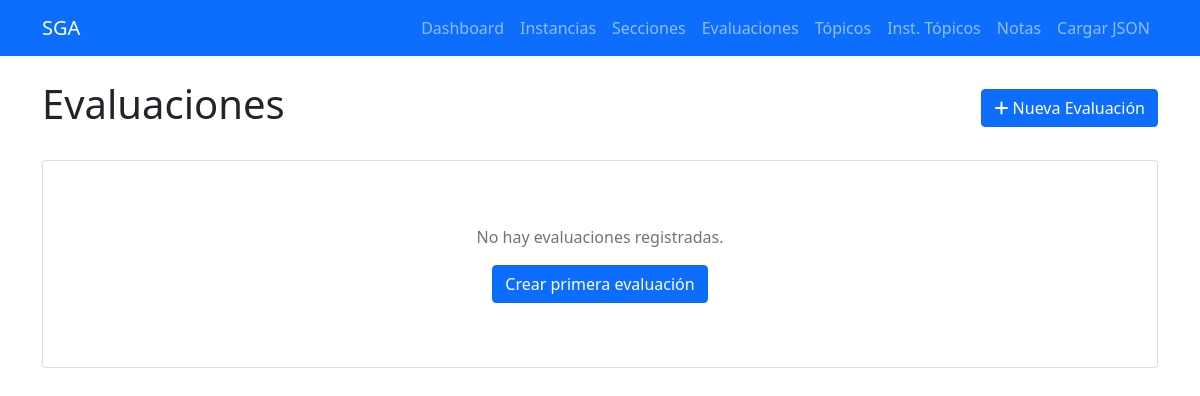
The app's page /evaluaciones, older data.
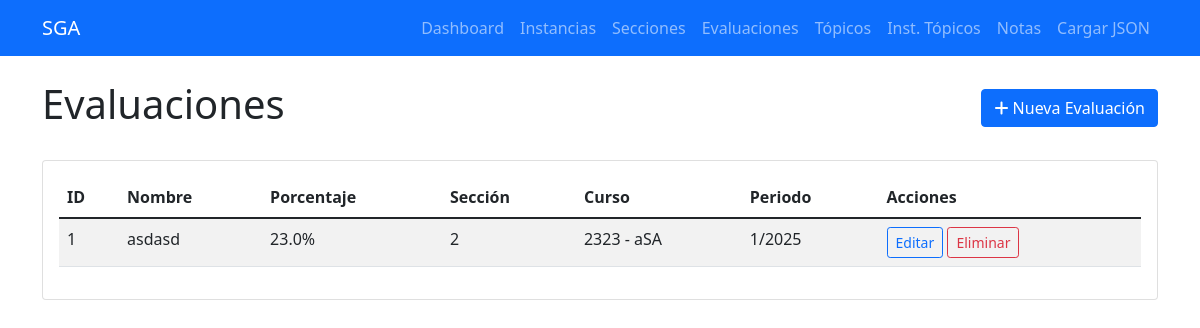
The same page, newer data.
### tables this page shows
CREATE TABLE evaluaciones (
            id INTEGER PRIMARY KEY AUTOINCREMENT,
            nombre TEXT NOT NULL,
            porcentaje REAL NOT NULL,
            seccion_id INTEGER NOT NULL,
            created_at TIMESTAMP DEFAULT CURRENT_TIMESTAMP,
            FOREIGN KEY (seccion_id) REFERENCES secciones (id) ON DELETE CASCADE
        );

CREATE TABLE cursos (
            id INTEGER PRIMARY KEY AUTOINCREMENT,
            codigo TEXT UNIQUE NOT NULL,
            nombre TEXT NOT NULL,
            requisitos TEXT,
            created_at TIMESTAMP DEFAULT CURRENT_TIMESTAMP
        );

CREATE TABLE instancias_curso (
            id INTEGER PRIMARY KEY AUTOINCREMENT,
            semestre INTEGER NOT NULL,
            anio INTEGER NOT NULL,
            curso_id INTEGER NOT NULL,
            created_at TIMESTAMP DEFAULT CURRENT_TIMESTAMP,
            FOREIGN KEY (curso_id) REFERENCES cursos (id) ON DELETE CASCADE
        );

### routes/evaluacion_routes.py (the view)
@evaluacion_bp.route('/evaluaciones')
def listar_evaluaciones():
    evaluaciones = Evaluacion.obtener_todos()
    return render_template('evaluaciones/listar.html', evaluaciones=evaluaciones)

### db/database.py (called while the page is built)
def get_connection():
    return sqlite3.connect(DATABASE_PATH)

def execute_query(query, params=None):
    conn = get_connection()
    cursor = conn.cursor()
    if params:
        cursor.execute(query, params)
    else:
        cursor.execute(query)
    if query.strip().upper().startswith('SELECT'):
        results = cursor.fetchall()
    else:
        conn.commit()
        results = cursor.lastrowid
    conn.close()
    return results

### templates/evaluaciones/listar.html (shortened to what this page needs)
{% extends "base.html" %}
{% block content %}
<div class="d-flex justify-content-between align-items-center mb-4">
    <h1>Evaluaciones</h1>
    <a href="{{ url_for('evaluacion.crear_evaluacion') }}" class="btn btn-primary">
        <i class="fas fa-plus"></i> Nueva Evaluación
    </a>
</div>
<div class="card">
    <div class="card-body">
        {% if evaluaciones %}
            <div class="table-responsive">
                <table class="table table-striped">
                    <thead>
                        <tr>
                            <th>ID</th>
                            <th>Nombre</th>
                            <th>Porcentaje</th>
                            <th>Sección</th>
                            <th>Curso</th>
                            <th>Periodo</th>
                            <th>Acciones</th>
                        </tr>
                    </thead>
                    <tbody>
                        {% for evaluacion in evaluaciones %}
                        <tr>
                            <td>{{ evaluacion.id }}</td>
                            <td>{{ evaluacion.nombre }}</td>
                            <td>{{ evaluacion.porcentaje }}%</td>
                            <td>{{ evaluacion.seccion_numero }}</td>
                            <td>{{ evaluacion.curso_codigo }} - {{ evaluacion.curso_nombre }}</td>
                            <td>{{ evaluacion.semestre }}/{{ evaluacion.anio }}</td>
                            <td>
                                <a href="{{ url_for('evaluacion.editar_evaluacion', id=evaluacion.id) }}"
                                   class="btn btn-sm btn-outline-primary">Editar</a>
                                <form method="POST" action="{{ url_for('evaluacion.eliminar_evaluacion', id=evaluacion.id) }}"
                                      class="d-inline" onsubmit="return confirm('¿Estás seguro?')">
                                    <button type="submit" class="btn btn-sm btn-outline-danger">Eliminar</button>
                                </form>
                            </td>
                        </tr>
                        {% endfor %}
                    </tbody>
                </table>
            </div>
        {% else %}
            <div class="text-center py-5">
                <p class="text-muted">No hay evaluaciones registradas.</p>
                <a href="{{ url_for('evaluacion.crear_evaluacion') }}" class="btn btn-primary">
                    Crear primera evaluación
                </a>
            </div>
        {% endif %}
    </div>
</div>
{% endblock %}

Row changes from the older to the newer data that the page shows:
added evaluaciones: id "1", nombre "asdasd", porcentaje "23.0", seccion_numero "2", curso_codigo "2323", curso_nombre "aSA", semestre "1", anio "2025"
Text that changed along with them:
text no longer shown: "No hay evaluaciones registradas. Crear primera evaluación"
text now shown: "ID Nombre Porcentaje Sección Curso Periodo Acciones"
